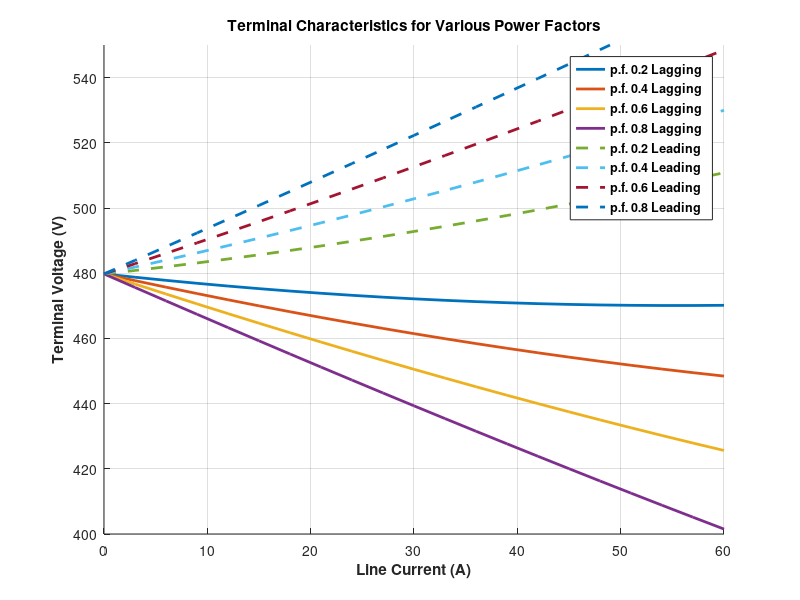

Here is the MATLAB script that generated this plot:
% Parameters
i_a = linspace(0, 60, 21);  % Line current from 0 to 60 A
v_phase = zeros(1, 21);  % Array to store phase voltage
x_s = 1.0;  % Synchronous reactance
e_a = 277.0;  % Internal voltage
theta_lagging = acos([0.2, 0.4, 0.6, 0.8]);  % Power factors for lagging
theta_leading = acos([-0.2, -0.4, -0.6, -0.8]);  % Power factors for leading

% Initialize plot
figure;
hold on;

% Loop for lagging power factors (0.2, 0.4, 0.6, 0.8)
for pf = theta_lagging
    for ii = 1:21
        real_part = e_a - x_s * i_a(ii) * cos(pf);  % Real part of voltage
        img_part = x_s * i_a(ii) * sin(pf);  % Imaginary part of voltage
        v_phase(ii) = sqrt(real_part^2 + img_part^2);  % Phase voltage magnitude
    end
    v_t = v_phase * sqrt(3);  % Line voltage
    plot(i_a, v_t, 'LineWidth', 2.0);
end

% Loop for leading power factors (-0.2, -0.4, -0.6, -0.8)
for pf = theta_leading
    for ii = 1:21
        real_part = e_a - x_s * i_a(ii) * cos(pf);  % Real part of voltage
        img_part = x_s * i_a(ii) * sin(pf);  % Imaginary part of voltage
        v_phase(ii) = sqrt(real_part^2 + img_part^2);  % Phase voltage magnitude
    end
    v_t = v_phase * sqrt(3);  % Line voltage
    plot(i_a, v_t, '--', 'LineWidth', 2.0);  % Dotted line for leading power factor
end

% Customize plot
xlabel('Line Current (A)', 'FontWeight', 'Bold');
ylabel('Terminal Voltage (V)', 'FontWeight', 'Bold');
title('Terminal Characteristics for Various Power Factors', 'FontWeight', 'Bold');
legend({'p.f. 0.2 Lagging', 'p.f. 0.4 Lagging', 'p.f. 0.6 Lagging', 'p.f. 0.8 Lagging', ...
        'p.f. 0.2 Leading', 'p.f. 0.4 Leading', 'p.f. 0.6 Leading', 'p.f. 0.8 Leading'}, ...
        'Location', 'Best', 'FontWeight', 'Bold');
grid on;
axis([0 60 400 550]);
hold off;
